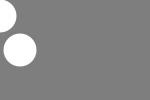
Frame 1 (no input)
Frame 60 (the mouse pressed at the canvas centre just before this capture): identical to frame 1, image omitted
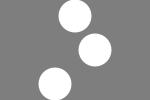
Frame 120 (the mouse held since frame 60 and released just before this capture)

The Processing sketch that drew these frames (run headless with seeded random() and noise(); from frame 60 on, the mouse is pressed at the canvas centre):

// Processing sketch: clase06e02
// ── clase06e02.pde
void setup(){
  size(150,100);
  noStroke();
}

void draw(){
  background(126);
  ellipse(mouseX, 16, 33, 33);
  ellipse(mouseX+20, 50, 33, 33);
  ellipse(mouseX-20, 84, 33, 33);
}
